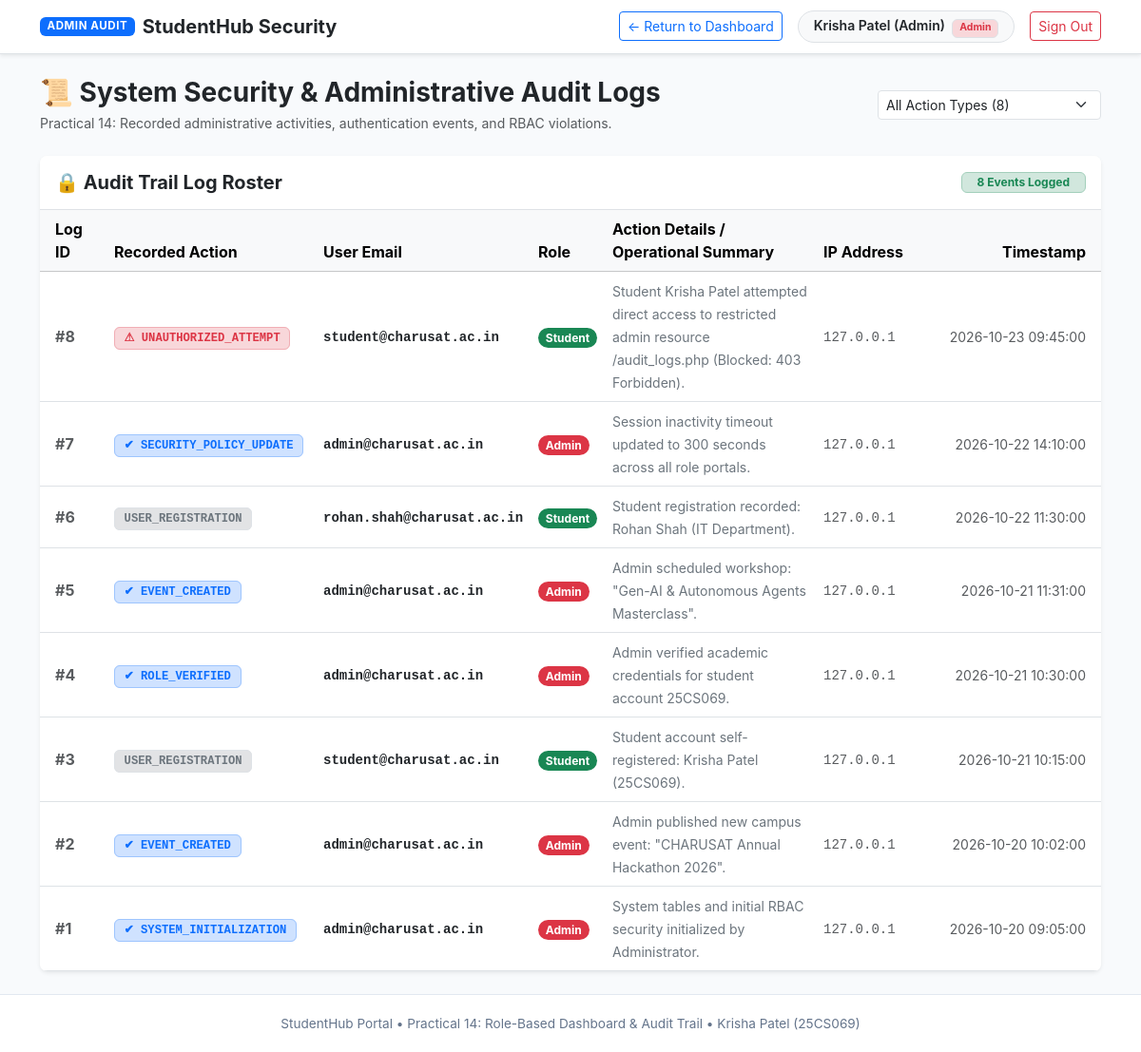
/audit_logs.php (signed in), run on the app's committed database.
### tables this page shows
CREATE TABLE `audit_logs` (
    `id` INT AUTO_INCREMENT PRIMARY KEY,
    `user_id` INT NULL,
    `user_email` VARCHAR(100) NOT NULL,
    `user_role` VARCHAR(50) NOT NULL,
    `action` VARCHAR(100) NOT NULL,
    `details` TEXT NOT NULL,
    `ip_address` VARCHAR(45) NOT NULL DEFAULT '127.0.0.1',
    `created_at` TIMESTAMP DEFAULT CURRENT_TIMESTAMP,
    INDEX `idx_action` (`action`),
    INDEX `idx_user_email` (`user_email`),
    INDEX `idx_created_at` (`created_at`)
);

### audit_logs.php (the view, shortened to what this page needs)
<?php
require_once __DIR__ . '/db.php';
$full_name = $_SESSION['full_name'] ?? 'User';
    ?>
    <?php
$query = "SELECT * FROM audit_logs WHERE 1=1";
$params = [];
$query .= " ORDER BY id DESC";
$stmt = $pdo->prepare($query);
$stmt->execute($params);
$logs = $stmt->fetchAll();
?>
<!DOCTYPE html>
<html lang="en">
<head>
    <link href="https://cdn.jsdelivr.net/npm/bootstrap@5.3.3/dist/css/bootstrap.min.css" rel="stylesheet">
</head>
<body>
    <nav class="navbar navbar-expand-lg navbar-light bg-white border-bottom shadow-sm sticky-top">
        <div class="container">
            <a class="navbar-brand d-flex align-items-center gap-2 fw-bold text-dark" href="dashboard.php">
                <span class="badge bg-primary" style="font-size: 0.72rem; letter-spacing: 0.05em;">ADMIN AUDIT</span>
                StudentHub Security
            </a>
            <div class="d-flex align-items-center gap-3 ms-auto">
                <a href="dashboard.php" class="btn btn-outline-primary btn-sm">&larr; Return to Dashboard</a>
                <div class="bg-light border rounded-pill px-3 py-1 small fw-semibold text-dark">
                    <?= htmlspecialchars($full_name) ?> <span class="badge bg-danger-subtle text-danger border ms-1">Admin</span>
                </div>
                <a href="logout.php" class="btn btn-outline-danger btn-sm">Sign Out</a>
            </div>
        </div>
    </nav>
    <main class="container my-4">
        <div class="d-flex justify-content-between align-items-center flex-wrap gap-3 mb-4">
            <div>
                <h3 class="fw-bold text-dark mb-1">&#128220; System Security & Administrative Audit Logs</h3>
                <p class="text-muted small mb-0">Practical 14: Recorded administrative activities, authentication events, and RBAC violations.</p>
            </div>
            <div class="d-flex gap-2 align-items-center">
                <form method="GET" class="d-flex gap-2">
                    <select name="action_filter" class="form-select form-select-sm" onchange="this.form.submit()">
                        <option value="">All Action Types (<?= count($logs) ?>)</option>
                    </select>
                </form>
            </div>
        </div>
        <div class="card border-0 shadow-sm rounded-3 overflow-hidden" id="auditLogsCard">
            <div class="card-header bg-white border-bottom py-3 d-flex justify-content-between align-items-center">
                <h5 class="fw-bold text-dark mb-0">&#128274; Audit Trail Log Roster</h5>
                <span class="badge bg-success-subtle text-success border border-success-subtle px-3 py-1">
                    <?= count($logs) ?> Events Logged
                </span>
            </div>
            <div class="table-responsive">
                <table class="table table-hover align-middle mb-0" id="auditTable">
                    <thead class="table-light">
                        <tr>
                            <th class="ps-3" style="width: 70px;">Log ID</th>
                            <th style="width: 220px;">Recorded Action</th>
                            <th>User Email</th>
                            <th>Role</th>
                            <th>Action Details / Operational Summary</th>
                            <th style="width: 120px;">IP Address</th>
                            <th class="text-end pe-3" style="width: 180px;">Timestamp</th>
                        </tr>
                    </thead>
                    <tbody>
                        <?php foreach ($logs as $log): ?>
                            <?php
                                $is_unauthorized = ($log['action'] === 'UNAUTHORIZED_ATTEMPT' || $log['action'] === 'UNAUTHORIZED_ACCESS_VIOLATION' || $log['action'] === 'LOGIN_FAILED');
                                $is_admin_action = (strpos($log['action'], 'VERIFIED') !== false || strpos($log['action'], 'CREATED') !== false || strpos($log['action'], 'UPDATE') !== false || $log['action'] === 'SYSTEM_INITIALIZATION');
                            ?>
                            <tr class="<?= $is_unauthorized ? 'table-danger-subtle' : '' ?>">
                                <td class="ps-3 fw-bold text-muted">#<?= $log['id'] ?></td>
                                <td>
                                    <?php if ($is_unauthorized): ?>
                                        <span class="action-badge bg-danger-subtle text-danger border border-danger-subtle">
                                            &#9888; <?= htmlspecialchars($log['action']) ?>
                                        </span>
                                    <?php elseif ($is_admin_action): ?>
                                        <span class="action-badge bg-primary-subtle text-primary border border-primary-subtle">
                                            &#10004; <?= htmlspecialchars($log['action']) ?>
                                        </span>
                                    <?php else: ?>
                                        <span class="action-badge bg-secondary-subtle text-secondary border">
                                            <?= htmlspecialchars($log['action']) ?>
                                        </span>
                                    <?php endif; ?>
                                </td>
                                <td>
                                    <code class="text-dark small fw-semibold"><?= htmlspecialchars($log['user_email']) ?></code>
                                </td>
                                <td>
                                    <span class="badge rounded-pill <?= $log['user_role'] === 'Admin' ? 'bg-danger text-white' : ($log['user_role'] === 'Student' ? 'bg-success text-white' : 'bg-secondary') ?>">
                                        <?= htmlspecialchars($log['user_role']) ?>
                                    </span>
                                </td>
                                <td>
                                    <span class="small text-secondary"><?= htmlspecialchars($log['details']) ?></span>
                                </td>
                                <td>
                                    <code class="small text-muted"><?= htmlspecialchars($log['ip_address']) ?></code>
                                </td>
                                <td class="text-end pe-3">
                                    <span class="small text-muted"><?= $log['created_at'] ?></span>
                                </td>
                            </tr>
                        <?php endforeach; ?>
                    </tbody>
                </table>
            </div>
        </div>
    </main>
    <footer>
        StudentHub Portal &bull; Practical 14: Role-Based Dashboard & Audit Trail &bull; Krisha Patel (25CS069)
    </footer>
</body>
</html>

### audit_logs.php (style rules this page uses)
body { background-color: #f8fafc; font-family: -apple-system, BlinkMacSystemFont, "Segoe UI", Roboto, sans-serif; min-height: 100vh; display: flex; flex-direction: column; }
.action-badge { font-family: ui-monospace, SFMono-Regular, monospace; font-size: 0.76rem; font-weight: 700; padding: 0.25rem 0.6rem; border-radius: 6px; }
footer { margin-top: auto; background: #ffffff; border-top: 1px solid #e2e8f0; padding: 1.25rem; text-align: center; font-size: 0.85rem; color: #64748b; }

### data on the page
audit_logs: id "8", action "UNAUTHORIZED_ATTEMPT", user_email "student@charusat.ac.in", user_role "Student", details "Student Krisha Patel attempted direct access to restricted admin resource /audit_logs.php (Blocked: 403 Forbidden).", ip_address "127.0.0.1", created_at "2026-10-23 09:45:00"
audit_logs: id "7", action "SECURITY_POLICY_UPDATE", user_email "admin@charusat.ac.in", user_role "Admin", details "Session inactivity timeout updated to 300 seconds across all role portals.", ip_address "127.0.0.1", created_at "2026-10-22 14:10:00"
audit_logs: id "6", action "USER_REGISTRATION", user_email "rohan.shah@charusat.ac.in", user_role "Student", details "Student registration recorded: Rohan Shah (IT Department).", ip_address "127.0.0.1", created_at "2026-10-22 11:30:00"
audit_logs: id "5", action "EVENT_CREATED", user_email "admin@charusat.ac.in", user_role "Admin", details "Admin scheduled workshop: \"Gen-AI & Autonomous Agents Masterclass\".", ip_address "127.0.0.1", created_at "2026-10-21 11:31:00"
audit_logs: id "4", action "ROLE_VERIFIED", user_email "admin@charusat.ac.in", user_role "Admin", details "Admin verified academic credentials for student account 25CS069.", ip_address "127.0.0.1", created_at "2026-10-21 10:30:00"
audit_logs: id "3", action "USER_REGISTRATION", user_email "student@charusat.ac.in", user_role "Student", details "Student account self-registered: Krisha Patel (25CS069).", ip_address "127.0.0.1", created_at "2026-10-21 10:15:00"
audit_logs: id "2", action "EVENT_CREATED", user_email "admin@charusat.ac.in", user_role "Admin", details "Admin published new campus event: \"CHARUSAT Annual Hackathon 2026\".", ip_address "127.0.0.1", created_at "2026-10-20 10:02:00"
audit_logs: id "1", action "SYSTEM_INITIALIZATION", user_email "admin@charusat.ac.in", user_role "Admin", details "System tables and initial RBAC security initialized by Administrator.", ip_address "127.0.0.1", created_at "2026-10-20 09:05:00"

### other printed values
$full_name "Krisha Patel (Admin)"
count($logs) "8"
